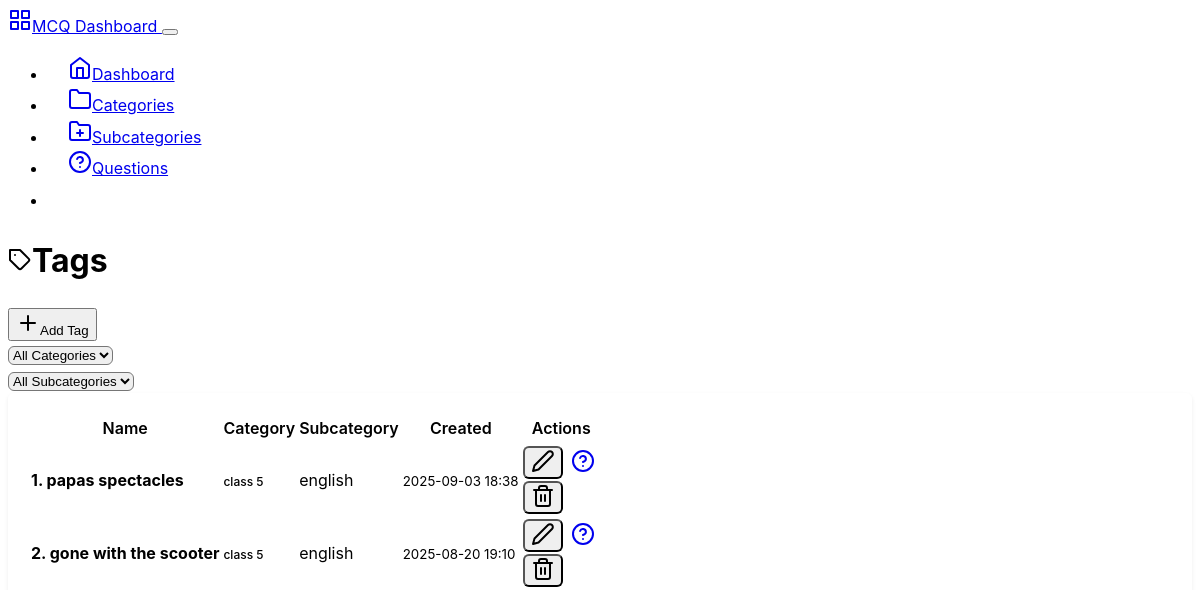
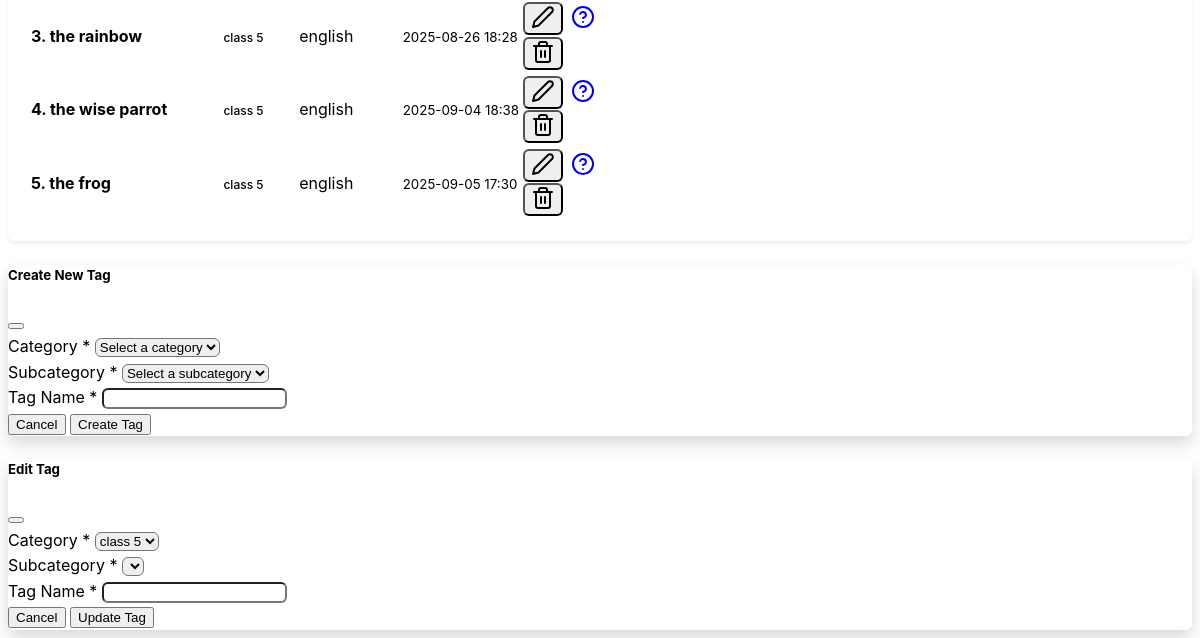
The app's page /backend/tags, older data (2 pictures, top to bottom).
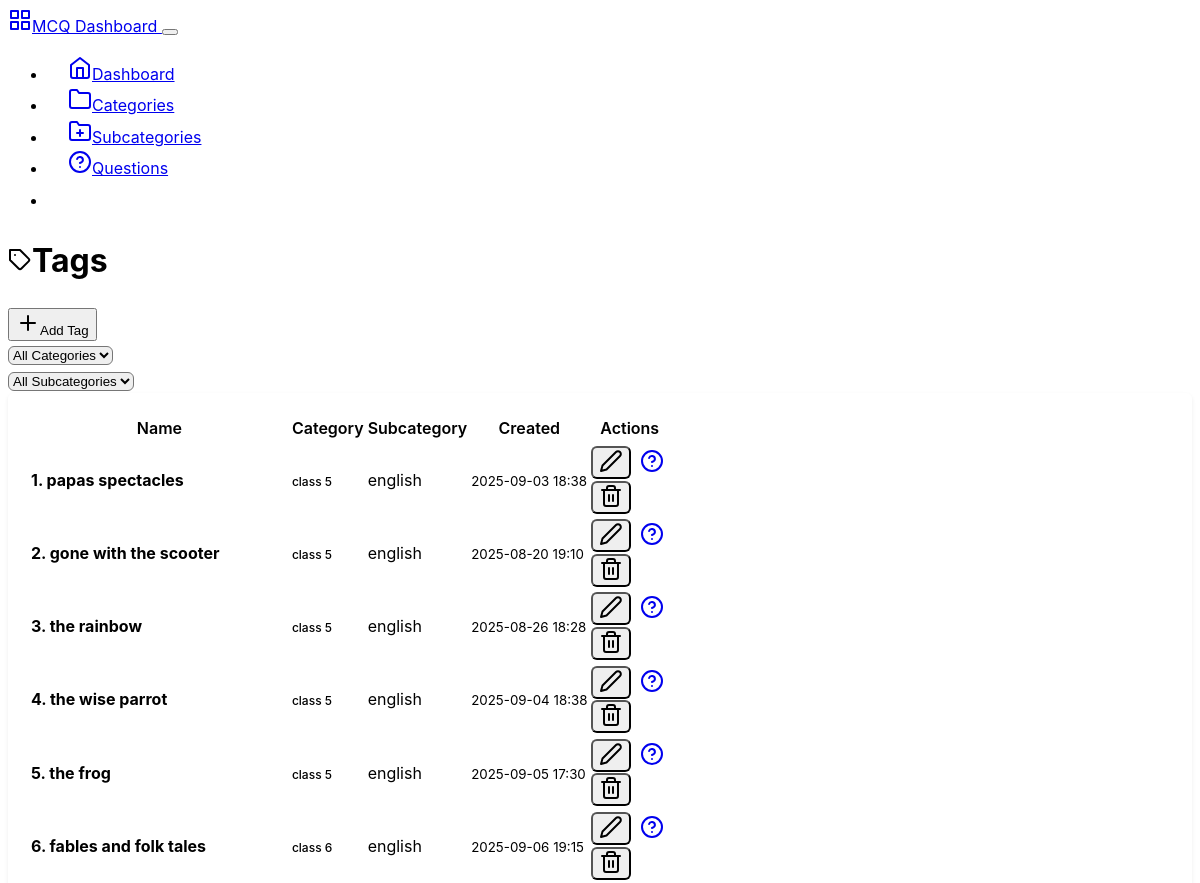
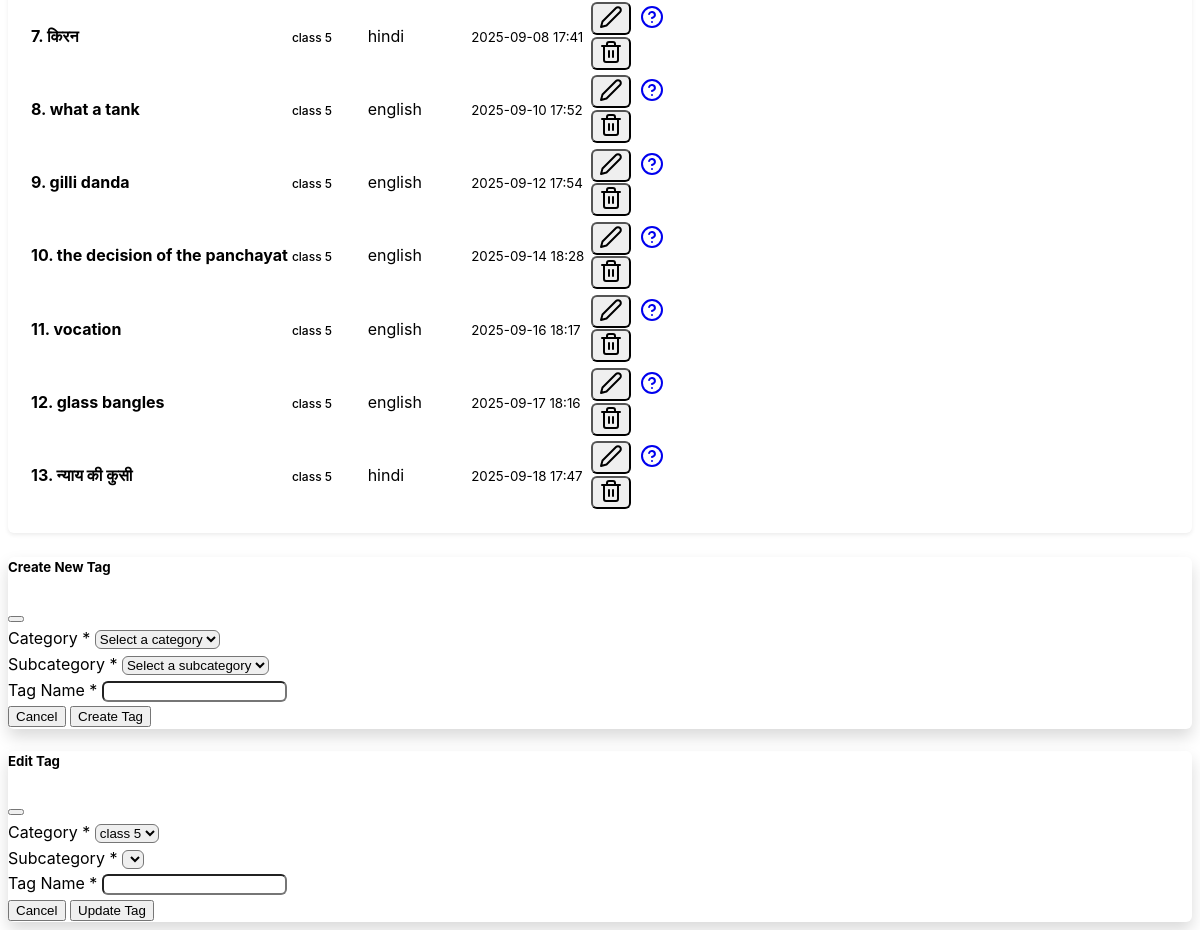
The same page, newer data (2 pictures, top to bottom).
### mcqbox/model.py (models this page shows, shortened)
class Tag(db.Model):
    id = db.Column(db.Integer, primary_key=True)
    name = db.Column(db.String(50), nullable=False)
    category_id = db.Column(db.Integer, db.ForeignKey('category.id'), nullable=False)
    category = db.relationship('Category', backref=db.backref('tags', lazy=True))
    subcategory_id = db.Column(db.Integer, db.ForeignKey('subcategory.id'), nullable=True)
    subcategory = db.relationship('Subcategory', backref=db.backref('tags', lazy=True))
    created_at = db.Column(db.DateTime, server_default=db.func.now())

class Category(db.Model):
    id = db.Column(db.Integer, primary_key=True)
    name = db.Column(db.String(50), nullable=False, unique=True)
    description = db.Column(db.String(200), nullable=True)
    created_at = db.Column(db.DateTime, server_default=db.func.now())
    updated_at = db.Column(db.DateTime, server_default=db.func.now(), onupdate=db.func.now())

class Subcategory(db.Model):
    id = db.Column(db.Integer, primary_key=True)
    name = db.Column(db.String(50), nullable=False)
    category_id = db.Column(db.Integer, db.ForeignKey('category.id'), nullable=False)
    category = db.relationship('Category', backref=db.backref('subcategories', lazy=True))
    description = db.Column(db.String(200), nullable=True)
    created_at = db.Column(db.DateTime, server_default=db.func.now())
    updated_at = db.Column(db.DateTime, server_default=db.func.now(), onupdate=db.func.now())

### mcqbox/backend/route.py (the view)
@app.route('/backend/tags')
def tags():
    category_id = request.args.get('category_id', type=int)
    subcategory_id = request.args.get('subcategory_id', type=int)
    categories = Category.query.all()
    if category_id:
        subcategories_list = Subcategory.query.filter_by(category_id=category_id).all()
        tag = Tag.query.filter_by(category_id=category_id, subcategory_id= subcategory_id).all()
    else:
        tag = Tag.query.all()
        subcategories_list = []
    return render_template('tags.html',
                            tags = tag,
                           categories=categories,
                           selected_category=category_id,
                            selected_subcategory=subcategory_id,
                             subcategories=subcategories_list
                           )

### mcqbox/backend/templates/tags.html (shortened to what this page needs)
{% extends "base.html" %}
{% block content %}
<div class="row">
    <div class="col-12">
        <div class="d-flex justify-content-between align-items-center mb-4">
            <h1><i data-feather="tag" class="me-2"></i>Tags</h1>
            <button class="btn btn-primary" data-bs-toggle="modal" data-bs-target="#createTagModal">
                <i data-feather="plus" class="me-2"></i>Add Tag
            </button>
        </div>
    </div>
</div>
<div class="row mb-3">
    <div class="col-12">
        <form method="GET" id="filterForm">
            <div class="row">
                <div class="col-md-3">
                    <select name="category_id" class="form-select" id="categorySelect" onchange="updateSubcategories()">
                        <option value="">All Categories</option>
                    </select>
                </div>
                <div class="col-md-3">
                    <select name="subcategory_id" class="form-select" id="subcategorySelect"
                        onchange="this.form.submit()">
                        <option value="">All Subcategories</option>
                    </select>
                </div>
            </div>
        </form>
    </div>
</div>
<div class="row">
    <div class="col-12">
        <div class="card">
            <div class="card-body">
                {% if tags %}
                <div class="table-responsive">
                    <table class="table table-hover">
                        <thead>
                            <tr>
                                <th>Name</th>
                                <th>Category</th>
                                <th>Subcategory</th>
                                <th>Created</th>
                                <th class="text-end">Actions</th>
                            </tr>
                        </thead>
                        <tbody>
                            {% for tag in tags %}
                            <tr>
                                <td>
                                    <strong> {{ loop.index }}. {{ tag.name }}</strong>
                                </td>
                                <td>
                                    <span class="badge bg-secondary">
                                        {{ tag.category.name if tag.category.name else 'Unknown' }}
                                    </span>
                                </td>
                                <td>
                                    <span class="text-muted">
                                        {{ tag.subcategory.name if tag.subcategory else 'Unknown' }}
                                    </span>
                                </td>
                                <td>
                                    <small class="text-muted">{{ tag.created_at.strftime('%Y-%m-%d %H:%M') }}</small>
                                </td>
                                <td class="text-end">
                                    <div class="btn-group" role="group">
                                        <button class="btn btn-sm btn-outline-secondary"
                                            onclick="editTag('{{ tag.id }}', '{{ tag.name }}', {{ tag.category_id }}, {{ tag.subcategory_id }})"
                                            data-bs-toggle="modal" data-bs-target="#editTagModal">
                                            <i data-feather="edit-2"></i>
                                        </button>
                                        <a href="{{ url_for('questions', tag_id=tag.id) }}"
                                            class="btn btn-sm btn-outline-primary">
                                            <i data-feather="help-circle"></i>
                                        </a>
                                        <form method="POST" action="{{ url_for('delete_tag', tag_id=tag.id) }}"
                                            class="d-inline"
                                            onsubmit="return confirm('Are you sure? This will delete all questions in this subcategory.')">
                                            <button type="submit" class="btn btn-sm btn-outline-danger">
                                                <i data-feather="trash-2"></i>
                                            </button>
                                        </form>
                                    </div>
                                </td>
                            </tr>
                            {% endfor %}
                        </tbody>
                    </table>
                </div>
                {% endif %}
            </div>
        </div>
    </div>
</div>
<div class="modal fade" id="createTagModal" tabindex="-1" aria-hidden="true">
    <div class="modal-dialog">
        <div class="modal-content">
            <form method="POST" action="{{ url_for('create_tag') }}">
                <div class="modal-header">
                    <h5 class="modal-title">Create New Tag</h5>
                    <button type="button" class="btn-close" data-bs-dismiss="modal"></button>
                </div>
                <div class="modal-body">
                    <div class="mb-3">
                        <label for="createCategoryId" class="form-label">Category *</label>
                        <select class="form-select" id="createCategoryId" name="category_id"
                            onchange="updateCreateSubcategories()" required>
                            <option value="">Select a category</option>
                        </select>
                    </div>
                    <div class="mb-3">
                        <label for="createSubcategoryId" class="form-label">Subcategory *</label>
                        <select class="form-select" id="createSubcategoryId" name="subcategory_id" required>
                            <option value="">Select a subcategory</option>
                        </select>
                    </div>
                    <div class="mb-3">
                        <label for="name" class="form-label">Tag Name *</label>
                        <input type="text" class="form-control" id="name" name="name" required>
                    </div>
                </div>
                <div class="modal-footer">
                    <button type="button" class="btn btn-secondary" data-bs-dismiss="modal">Cancel</button>
                    <button type="submit" class="btn btn-primary">Create Tag</button>
                </div>
            </form>
        </div>
    </div>
</div>
<div class="modal fade" id="editTagModal" tabindex="-1">
    <div class="modal-dialog">
        <div class="modal-content">
            <form method="POST" id="editTagForm">
                <div class="modal-header">
                    <h5 class="modal-title">Edit Tag</h5>
                    <button type="button" class="btn-close" data-bs-dismiss="modal"></button>
                </div>
                <div class="modal-body">
                    <div class="mb-3">
                        <label for="editCategoryId" class="form-label">Category *</label>
                        <select class="form-select" id="editCategoryId" name="category_id"
                            onchange="updateEditSubcategories(this.value)" required>
                            {% for category in categories %}
                            <option value="{{ category.id }}">{{ category.name }}</option>
                            {% endfor %}
                        </select>
                    </div>
                    <div class="mb-3">
                        <label for="editSubcategoryId" class="form-label">Subcategory *</label>
                        <select class="form-select" id="editSubcategoryId" name="subcategory_id" required>
                        </select>
                    </div>
                    <div class="mb-3">
                        <label for="editName" class="form-label">Tag Name *</label>
                        <input type="text" class="form-control" id="editName" name="name" required>
                    </div>
                </div>
                <div class="modal-footer">
                    <button type="button" class="btn btn-secondary" data-bs-dismiss="modal">Cancel</button>
                    <button type="submit" class="btn btn-primary">Update Tag</button>
                </div>
            </form>
        </div>
    </div>
</div>
{%endblock%}

### mcqbox/backend/templates/base.html (shortened to what this page needs)
<!DOCTYPE html>
<html lang="en" data-bs-theme="dark">
<head>
    <link href="https://cdn.replit.com/agent/bootstrap-agent-dark-theme.min.css" rel="stylesheet">
    <link rel="stylesheet" href="{{ url_for('backend_.static', filename='css/custom.css') }}">
</head>
<body>
    <nav class="navbar navbar-expand-lg navbar-dark bg-dark">
        <div class="container">
            <a class="navbar-brand" href="{{ url_for('dashboard') }}">
                <i data-feather="grid" class="me-2"></i>MCQ Dashboard
            </a>
            <button class="navbar-toggler" type="button" data-bs-toggle="collapse" data-bs-target="#navbarNav">
            </button>
            <div class="collapse navbar-collapse" id="navbarNav">
                <ul class="navbar-nav ms-auto">
                    <li class="nav-item">
                        <a class="nav-link {% if request.endpoint == 'dashboard' %}active{% endif %}"
                           href="{{ url_for('dashboard') }}">
                            <i data-feather="home" class="me-1"></i>Dashboard
                        </a>
                    </li>
                    <li class="nav-item">
                        <a class="nav-link {% if request.endpoint == 'categories' %}active{% endif %}"
                           href="{{ url_for('categories') }}">
                            <i data-feather="folder" class="me-1"></i>Categories
                        </a>
                    </li>
                    <li class="nav-item">
                        <a class="nav-link {% if request.endpoint == 'subcategories' %}active{% endif %}"
                           href="{{ url_for('subcategories') }}">
                            <i data-feather="folder-plus" class="me-1"></i>Subcategories
                        </a>
                    </li>
                    <li class="nav-item">
                        <a class="nav-link {% if request.endpoint == 'questions' %}active{% endif %}"
                           href="{{ url_for('questions') }}">
                            <i data-feather="help-circle" class="me-1"></i>Questions
                        </a>
                    </li>
                    <li class="nav-item">
                        <a class="nav-link {% if request.endpoint == 'tags' %}active{% endif %}"
                           href="{{ url_for('tags') }}">
                            <i data-feather="tag" class="me-1"></i>Tags
                        </a>
                    </li>
                </ul>
            </div>
        </div>
    </nav>
    <div class="container my-4">
        {% block content %}{% endblock %}
    </div>
</body>
</html>

### mcqbox/backend/static/css/custom.css (style rules this page uses)
:root { --sidebar-width: 250px; --header-height: 70px; --border-radius: 0.375rem; --box-shadow: 0 0.125rem 0.25rem rgba(0, 0, 0, 0.075); --box-shadow-lg: 0 0.5rem 1rem rgba(0, 0, 0, 0.15); }
body { font-family: -apple-system, BlinkMacSystemFont, "Segoe UI", Roboto, "Helvetica Neue", Arial, sans-serif; line-height: 1.6; }
.card { border-radius: var(--border-radius); box-shadow: var(--box-shadow); margin-bottom: 1.5rem; }
.card-body { padding: 1.25rem; }
.table { margin-bottom: 0; }
.table th { border-top: none; font-weight: 600; color: var(--bs-body-color); background-color: var(--bs-secondary-bg); }
.btn-group .btn { border-radius: var(--border-radius) !important; margin-right: 0.25rem; }
.btn-group .btn:last-child { margin-right: 0; }
.modal-content { border-radius: var(--border-radius); box-shadow: var(--box-shadow-lg); }
.modal-header { border-bottom: 1px solid var(--bs-border-color); }
.modal-footer { border-top: 1px solid var(--bs-border-color); }
.form-control, .form-select { border-radius: var(--border-radius); }
.badge { font-size: 0.75rem; font-weight: 500; }
.navbar-nav .nav-link { padding: 0.75rem 1rem; border-radius: var(--border-radius); margin: 0 0.25rem; transition: all 0.15s ease-in-out; }
.navbar-nav .nav-link.active { background-color: var(--bs-primary); color: white !important; }

Row changes from the older to the newer data that the page shows:
added Tag: name "fables and folk tales", category "class 6", subcategory "english", created_at "2025-09-06 19:15"
added Tag: name "किरन", category "class 5", subcategory "hindi", created_at "2025-09-08 17:41"
added Tag: name "what a tank", category "class 5", subcategory "english", created_at "2025-09-10 17:52"
added Tag: name "gilli danda", category "class 5", subcategory "english", created_at "2025-09-12 17:54"
added Tag: name "the decision of the panchayat", category "class 5", subcategory "english", created_at "2025-09-14 18:28"
added Tag: name "vocation", category "class 5", subcategory "english", created_at "2025-09-16 18:17"
added Tag: name "glass bangles", category "class 5", subcategory "english", created_at "2025-09-17 18:16"
added Tag: name "न्याय की कुसी", category "class 5", subcategory "hindi", created_at "2025-09-18 17:47"
